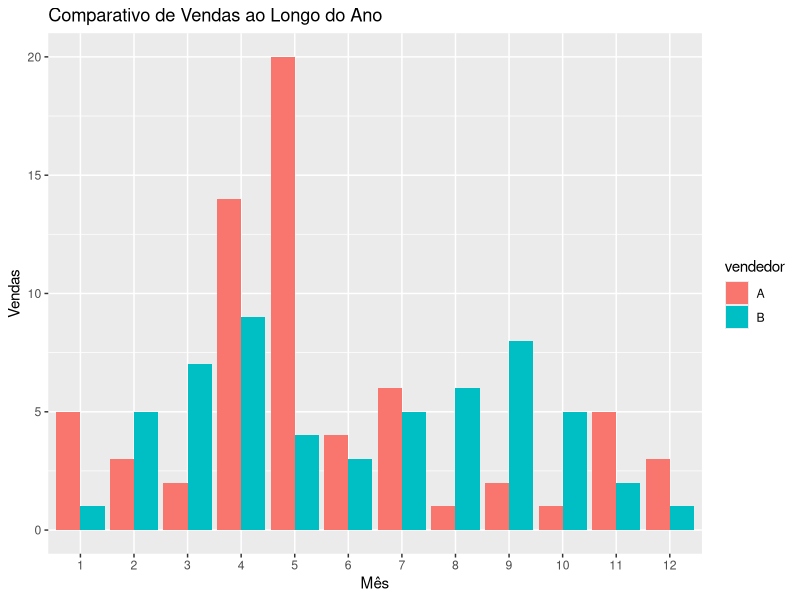
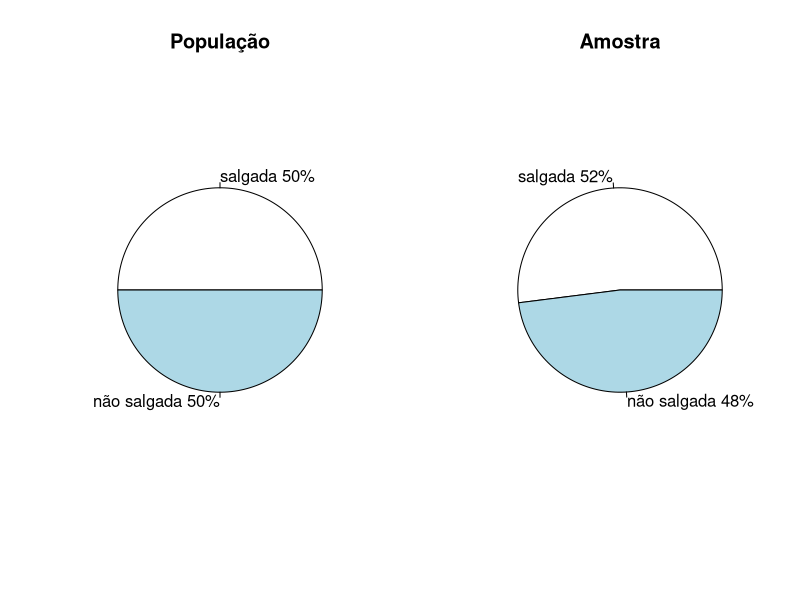

Source code (R) for these figures, in order:
## ---- chunk 1
library(knitr)
library(kableExtra)
dados = data.frame(mes=c(1:12,
                         1:12),
                   vendedor=c(rep("A",12),rep("B",12)),
                   vendas=c(5,3,2,14,20,4,6,1,2,1,5,3,1,5,7,9,4,3,5,6,8,5,2,1),
                   stringsAsFactors = T
        )
colnames(dados) = c("mes", "vendedor", "vendas")
dados$mes = as.factor(dados$mes)
kable(dados)
## ---- chunk 2
library(ggplot2)


ggplot(dados, aes(fill=vendedor, y=vendas, x=mes)) + 
    geom_bar(position="dodge", stat="identity") +
    xlab("Mês") + ylab("Vendas") +
    ggtitle("Comparativo de Vendas ao Longo do Ano")

a = dados[which(dados$vendedor=="A"),]
b = dados[which(dados$vendedor=="B"),]
## ---- chunk 3
df = data.frame(vendedor=c("A","B"),
                media=c(mean(a$vendas),mean(b$vendas)))
df$media = round(df$media, 2)
kable(df)
## ---- chunk 4
set.seed(5)

par(mfrow=c(1,2))

pop = c(rep("salgada",250),rep("não salgada",250))
t1 = table(pop)/500 * 100
lbls1 = c("salgada","não salgada"); lbls1 = paste(lbls1," ",t1,"%",sep = "")
pie(t1, labels = lbls1, main = "População")

sorteio = sample(pop,size = 50, replace = F)
t2 = table(sorteio)/50 * 100
lbls2 = c("salgada","não salgada"); lbls2 = paste(lbls2," ",t2,"%",sep = "")
pie(t2, labels = lbls2, main = "Amostra")
